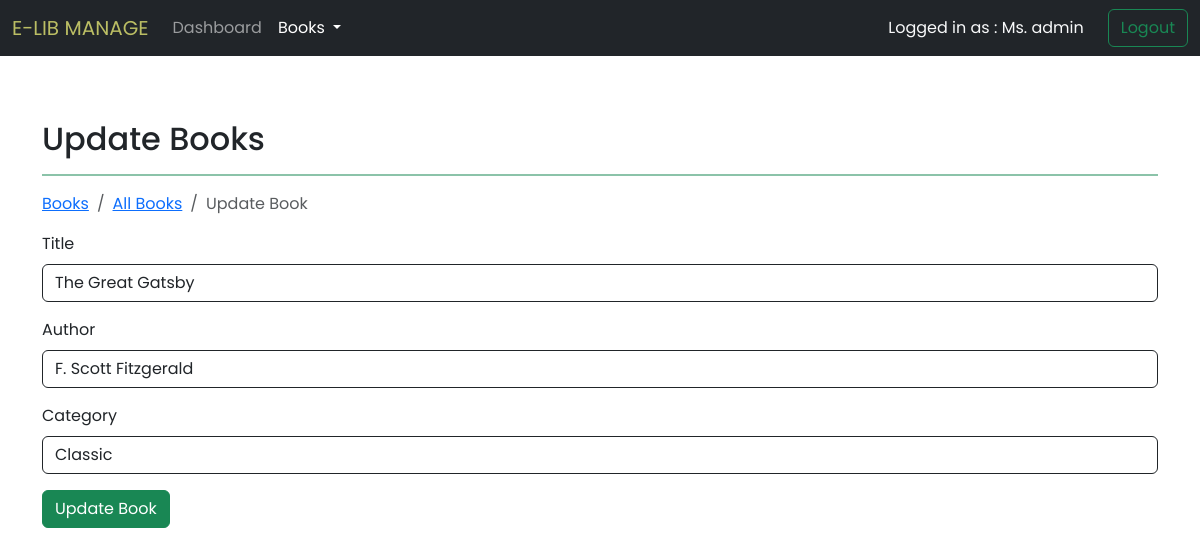
Screenshot of /admin/edit-book.php?book_id=11 (signed in) with the database file from the repository.
### tables this page shows
CREATE TABLE `books` (
  `book_id` int(11) NOT NULL,
  `title` varchar(255) NOT NULL,
  `author` varchar(150) NOT NULL,
  `genre` varchar(50) NOT NULL,
  `status` enum('available','checkedout','lost') NOT NULL DEFAULT 'available'
);

### admin/functions.php (called while the page is built, shortened)
<?php
function getBookInfo($book_id){
    include '../db.php';
    $query = "SELECT * FROM books WHERE book_id='$book_id'";
    $result=mysqli_query($conn,$query);
    if(!$result){
        die("Query Failed");
    }
    else{
        $book = mysqli_fetch_assoc($result);
        return $book;
    }
}
?>

### admin/edit-book.php (the view, shortened to what this page needs)
<?php
    include '../db.php';
    include 'functions.php';
    $book_id=$_GET['book_id'];
    $book_info=getBookInfo($book_id);
?>
<!DOCTYPE html>
<html lang="en">
<head>
    <link href="https://cdn.jsdelivr.net/npm/bootstrap@5.3.3/dist/css/bootstrap.min.css" rel="stylesheet">
</head>
<body >
    <?php
        include '_navbar.php';
    ?>
    <main>
        <div class="alertbox mb-1" style='min-height: 60px;'>
        </div>
        <div class="container">
            <h2 class=" mb-0">Update Books</h2>
            <hr class="border border-success border-1 opacity-50">
            <nav aria-label="breadcrumb">
                <ol class="breadcrumb">
                    <li class="breadcrumb-item"><a href="/library-management-system/admin/index.php?page=all-books">Books</a></li>
                    <li class="breadcrumb-item"><a href="/library-management-system/admin/index.php?page=all-books">All Books</a></li>
                    <li class="breadcrumb-item active" aria-current="page">Update Book</li>
                </ol>
            </nav>
            <form action="<?php echo $_SERVER['PHP_SELF'].'?book_id='.$book_id; ?>" method='POST' autocomplete="on">
                <div class="mb-3">
                    <label for="title" class="form-label">Title</label>
                    <input type="text" class="form-control border-1 border-dark" id="title" value='<?php echo $book_info['title']; ?>' name="title" autocomplete="on" required>
                </div>
                <div class="mb-3">
                    <label for="author" class="form-label">Author</label>
                    <input type="text" class="form-control border-1 border-dark" id="author" value='<?php echo $book_info['author']; ?>' name="author" autocomplete="on" required>
                </div>
                <div class="mb-3">
                    <label for="genre" class="form-label">Category</label>
                    <input type="text" class="form-control border-1 border-dark" id="genre" value='<?php echo $book_info['genre']; ?>' name="genre" autocomplete="on" required>
                </div>
                <button type="submit" class="btn btn-success">Update Book</button>
            </form>
        </div>
    </main>
</body>
</html>

### admin/edit-book.php (style rules this page uses)
* { font-family: "Poppins", sans-serif; }

### rows the page displays
books: title "The Great Gatsby", author "F. Scott Fitzgerald", genre "Classic"

### other values shown
$_SESSION['username'] "Ms. admin"
